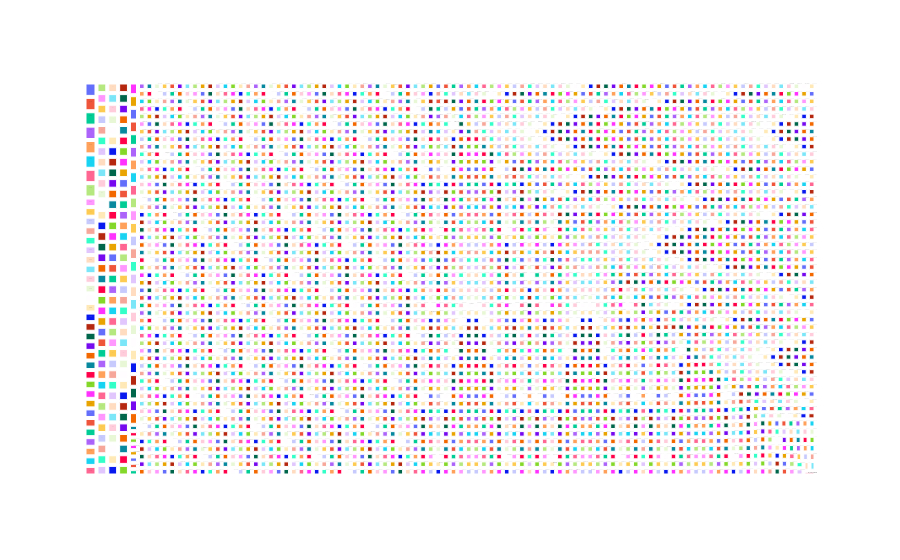

This figure's notebook cell:
### Code cell
px.treemap(df, path=['Skills_Required'])

### Figure 1 — Plotly figure (JSON) as saved in the notebook; plotly's stock layout.template omitted (floating-point values rounded to 4 significant figures; data arrays with more than 128 entries replaced by an {"elided": "..."} marker saying what was removed)
{"data": [{"branchvalues": "total", "domain": {"x": [0.0, 1.0], "y": [0.0, 1.0]}, "hovertemplate": "labels=%{label}<br>count=%{value}<br>parent=%{parent}<br>id=%{id}<extra></extra>", "ids": {"elided": "4817 str values"}, "labels": {"elided": "4817 str values"}, "name": "", "parents": {"elided": "4817 str values"}, "values": {"elided": "4817 int values"}, "type": "treemap"}], "layout": {"legend": {"tracegroupgap": 0}, "margin": {"t": 60}}}
